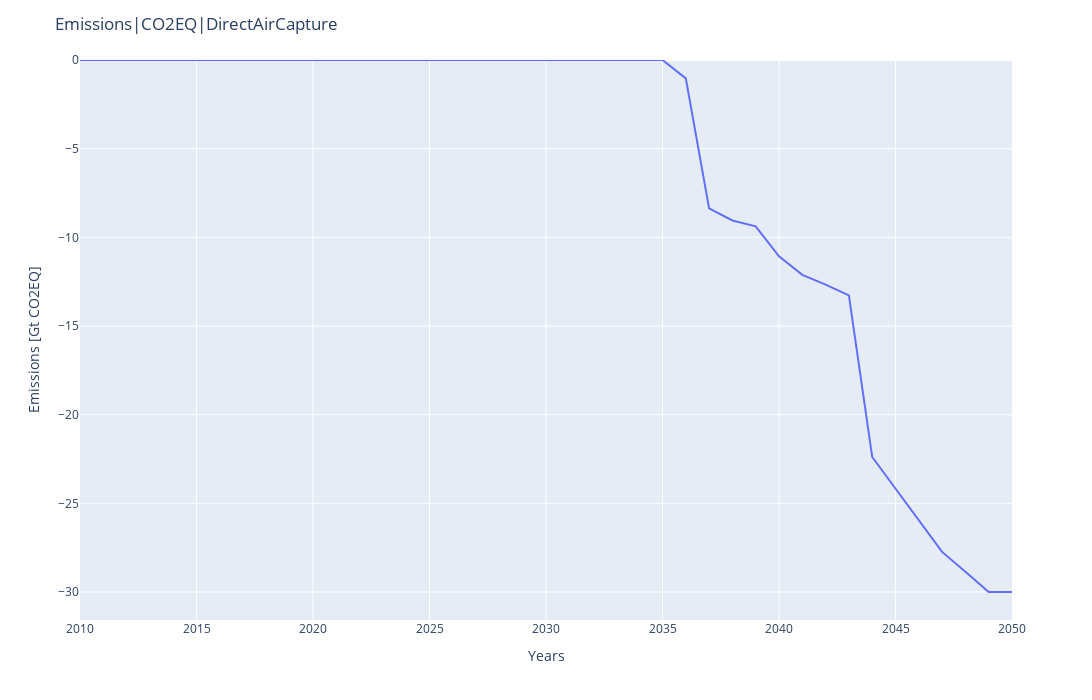

Notebook source saved alongside this figure:
### Code cell
## DAC technology - penetration
DAC=Emissions_DAC.transpose()
fig7 = px.line(DAC, x=DAC.index, y=DAC, height=700, width=1400)
fig7.update_layout(
    title="Emissions|CO2EQ|DirectAirCapture",
    xaxis_title="Years",
    yaxis_title="Emissions [Gt CO2EQ]", showlegend=False)
fig7.update_yaxes(rangemode='tozero', matches=None, showticklabels=True)
fig7.update_traces(hovertemplate='Year: %{x} <br>Emissions: %{y}')
fig7.show()

# run_selection = DAC.iloc[:, run:(run+1)]
# print(run_selection)
# fig6r = px.line(run_selection, x=run_selection.index, y=run_selection.columns)
# fig6r.update_layout(
#     title="Emissions|CO2EQ|DirectAirCapture",
#     xaxis_title="Years",
#     yaxis_title="Emissions [Gt CO2EQ]", showlegend=False)
# fig6r.update_traces(hovertemplate='Year: %{x} <br>Emissions: %{y}')
# fig6r.show()

### Figure 1 — Plotly figure (JSON) as saved in the notebook; plotly's stock layout.template omitted (floating-point values rounded to 4 significant figures)
{"data": [{"hovertemplate": "Year: %{x} <br>Emissions: %{y}", "legendgroup": "", "line": {"color": "#636efa", "dash": "solid"}, "marker": {"symbol": "circle"}, "mode": "lines", "name": "", "orientation": "v", "showlegend": false, "type": "scatter", "x": [2010, 2011, 2012, 2013, 2014, 2015, 2016, 2017, 2018, 2019, 2020, 2021, 2022, 2023, 2024, 2025, 2026, 2027, 2028, 2029, 2030, 2031, 2032, 2033, 2034, 2035, 2036, 2037, 2038, 2039, 2040, 2041, 2042, 2043, 2044, 2045, 2046, 2047, 2048, 2049, 2050], "xaxis": "x", "y": [0, 0, 0, 0, 0, 0, 0, 0, 0, 0, 0, 0, 0, 0, 0, 0, 0, 0, 0, 0, 0, 0, 0, 0, 0, 0, -1.038, -8.371, -9.05, -9.378, -11.07, -12.12, -12.66, -13.27, -22.39, -24.17, -25.98, -27.74, -28.86, -30.0, -30], "yaxis": "y"}], "layout": {"height": 700, "legend": {"tracegroupgap": 0}, "margin": {"t": 60}, "showlegend": false, "title": {"text": "Emissions|CO2EQ|DirectAirCapture"}, "width": 1400, "xaxis": {"anchor": "y", "domain": [0, 1], "title": {"text": "Years"}}, "yaxis": {"anchor": "x", "domain": [0, 1], "rangemode": "tozero", "showticklabels": true, "title": {"text": "Emissions [Gt CO2EQ]"}}}}
